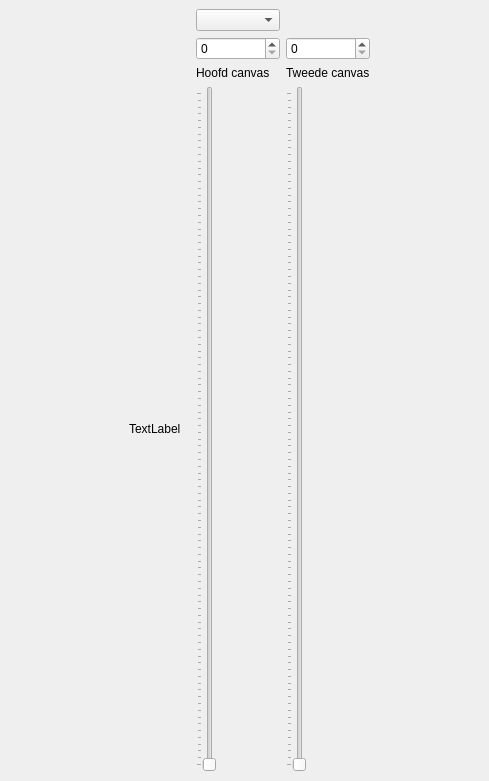
<?xml version="1.0" encoding="UTF-8"?>
<ui version="4.0">
 <class>TopoTijdReisDockWidgetBase</class>
 <widget class="QDockWidget" name="TopoTijdReisDockWidgetBase">
  <property name="geometry">
   <rect>
    <x>0</x>
    <y>0</y>
    <width>489</width>
    <height>781</height>
   </rect>
  </property>
  <property name="windowTitle">
   <string>TopoTijdReis</string>
  </property>
  <widget class="QWidget" name="dockWidgetContents">
   <layout class="QGridLayout" name="gridLayout">
    <item row="0" column="2">
     <widget class="QComboBox" name="comboBox"/>
    </item>
    <item row="3" column="1">
     <widget class="QWidget" name="labelContainer" native="true">
      <property name="sizePolicy">
       <sizepolicy hsizetype="Minimum" vsizetype="Expanding">
        <horstretch>0</horstretch>
        <verstretch>0</verstretch>
       </sizepolicy>
      </property>
      <layout class="QVBoxLayout" name="verticalLayout">
       <item>
        <widget class="QLabel" name="label">
         <property name="sizePolicy">
          <sizepolicy hsizetype="Fixed" vsizetype="Expanding">
           <horstretch>0</horstretch>
           <verstretch>0</verstretch>
          </sizepolicy>
         </property>
         <property name="text">
          <string>TextLabel</string>
         </property>
        </widget>
       </item>
      </layout>
     </widget>
    </item>
    <item row="2" column="2">
     <widget class="QLabel" name="label_2">
      <property name="text">
       <string>Hoofd canvas   </string>
      </property>
     </widget>
    </item>
    <item row="3" column="4">
     <spacer name="horizontalSpacer_2">
      <property name="orientation">
       <enum>Qt::Horizontal</enum>
      </property>
      <property name="sizeHint" stdset="0">
       <size>
        <width>1</width>
        <height>1</height>
       </size>
      </property>
     </spacer>
    </item>
    <item row="3" column="3">
     <widget class="QSlider" name="slider_second">
      <property name="orientation">
       <enum>Qt::Vertical</enum>
      </property>
      <property name="tickPosition">
       <enum>QSlider::TicksAbove</enum>
      </property>
     </widget>
    </item>
    <item row="3" column="0">
     <spacer name="horizontalSpacer">
      <property name="orientation">
       <enum>Qt::Horizontal</enum>
      </property>
      <property name="sizeType">
       <enum>QSizePolicy::Expanding</enum>
      </property>
      <property name="sizeHint" stdset="0">
       <size>
        <width>1</width>
        <height>1</height>
       </size>
      </property>
     </spacer>
    </item>
    <item row="1" column="2">
     <widget class="QSpinBox" name="spinBox_main"/>
    </item>
    <item row="3" column="2">
     <widget class="QSlider" name="slider_main">
      <property name="font">
       <font>
        <pointsize>10</pointsize>
        <weight>50</weight>
        <bold>false</bold>
        <kerning>true</kerning>
       </font>
      </property>
      <property name="orientation">
       <enum>Qt::Vertical</enum>
      </property>
      <property name="tickPosition">
       <enum>QSlider::TicksAbove</enum>
      </property>
     </widget>
    </item>
    <item row="2" column="3">
     <widget class="QLabel" name="label_3">
      <property name="text">
       <string>Tweede canvas</string>
      </property>
     </widget>
    </item>
    <item row="1" column="3">
     <widget class="QSpinBox" name="spinBox_second">
      <property name="enabled">
       <bool>true</bool>
      </property>
      <property name="sizePolicy">
       <sizepolicy hsizetype="Minimum" vsizetype="Fixed">
        <horstretch>0</horstretch>
        <verstretch>0</verstretch>
       </sizepolicy>
      </property>
     </widget>
    </item>
   </layout>
  </widget>
 </widget>
 <resources/>
 <connections/>
</ui>
